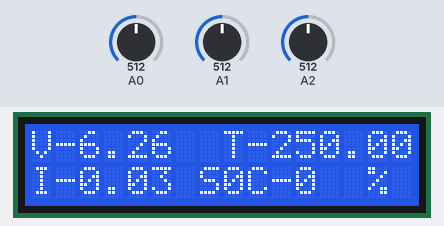
Recording of a sketch running on a simulated Arduino Uno, built with avr-gcc and run on an emulated ATmega328P. Shown: 16×2 character LCD. Inputs (shaded band) come from the test bench; at power-on: A0 = 512, A1 = 512, A2 = 512.

Above: at 1.2 s.
1.3 s: A0 set to 716
At 1.9 s:
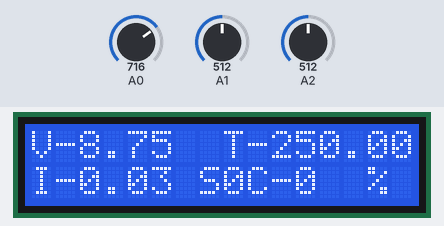
2.8 s: A1 set to 716
At 4.0 s:
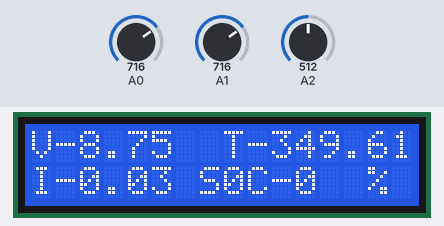
4.3 s: A2 set to 716
At 5.3 s:
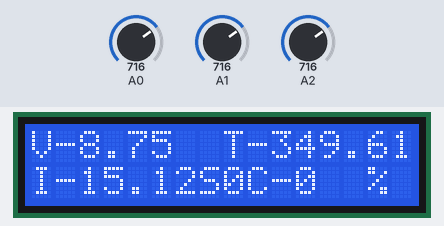
5.8 s: A0 set to 900
At 6.4 s:
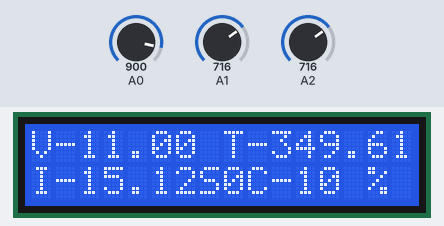
7.3 s: A2 set to 388
At 8.5 s:
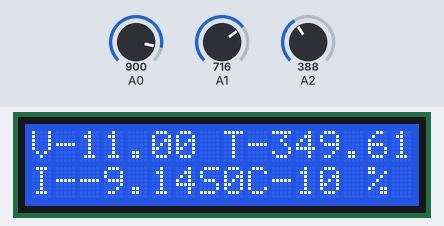
8.8 s: A2 set to 362
At 9.7 s:
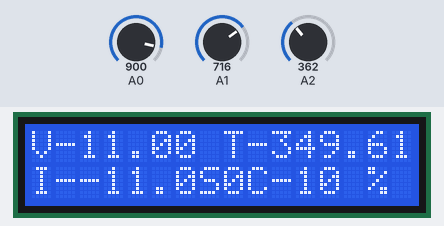
Timing chart, 0 to 11.3 s (numbered marks = the images above; inputs shaded):
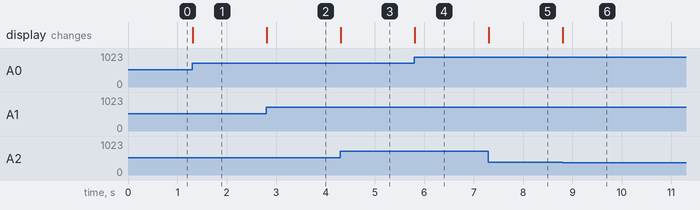

Measured:
- after the input at 1.3 s, the display: changes at once (image 1)
- after the input at 2.8 s, the display: changes at once (image 2)
- after the input at 4.3 s, the display: changes at once (image 3)
- after the input at 5.8 s, the display: changes at once (image 4)
- after the input at 7.3 s, the display: changes at once (image 5)
- after the input at 8.8 s, the display: changes at once (image 6)

The sketch:

bms_v.ino
```cpp
#include<LiquidCrystal.h>
LiquidCrystal lcd(13,12,3,2,1,0);
void setup() {
  pinMode(13,OUTPUT);
  pinMode(12,OUTPUT);
  pinMode(3,OUTPUT);
  pinMode(2,OUTPUT);
  pinMode(1,OUTPUT);
  pinMode(0,OUTPUT);
  pinMode(A0,INPUT);
  pinMode(A1,INPUT);
  pinMode(A2,INPUT);
  lcd.begin(16,2);
}

void loop() {
  int x;
  int a=analogRead(A0);
  float c=a*(5.0/1023)*2.5;
  lcd.setCursor(0,0);
  lcd.print('V');
  lcd.setCursor(1,0);
  lcd.print('-');
  lcd.setCursor(2,0);
  lcd.print(c);
  float val=analogRead(A1);
  float mv=(val/1024.0)*5000;
  float cel=mv/10;
  /*float farh=(cel*9)/5 + 32;*/
  lcd.setCursor(8,0);
  lcd.print('T');
   lcd.setCursor(9,0);
  lcd.print('-');
  lcd.setCursor(10,0);
  lcd.print(cel);
  float currentRead=analogRead(A2);
  float current1_Read=(currentRead / 1024.0) *5;
  float current_Read= (((current1_Read -2.5) /0.066)+0.03 );
  lcd.setCursor(0,1);
  lcd.print('I');
  lcd.setCursor(1,1);
  lcd.print('-');
  lcd.setCursor(2,1);
  lcd.print(current_Read,2);
  if(c>12.5 && c<=12.6)
      x=100;
  else if(c>12.42 && c<=12.5)
      x=90;
  else if(c>12.32&&c<=12.42)
      x=80;
  else if(c>12.20&&c<=12.32)
      x=70;
  else if(c>12.06&&c<=12.20)
      x=60;
  else if(c>11.9&&c<=12.06)
      x=50;
  else if(c>11.75&&c<=11.9)
      x=40;
  else if(c>11.58&&c<=11.75)
      x=30;
  else if(c>11.31&&c<=11.58)
      x=20;
  else if(c>10.5&&c<=11.31)
      x=10;
  else if(c<=10.5)
      x=00;
  lcd.setCursor(7,1);
  lcd.print('S');
  lcd.setCursor(8,1);
  lcd.print('0');
  lcd.setCursor(9,1);
  lcd.print('C');
  lcd.setCursor(10,1);
  lcd.print('-');
  lcd.setCursor(11,1);
  lcd.print(x);
  lcd.setCursor(14,1);
  lcd.print('%');
}
```
